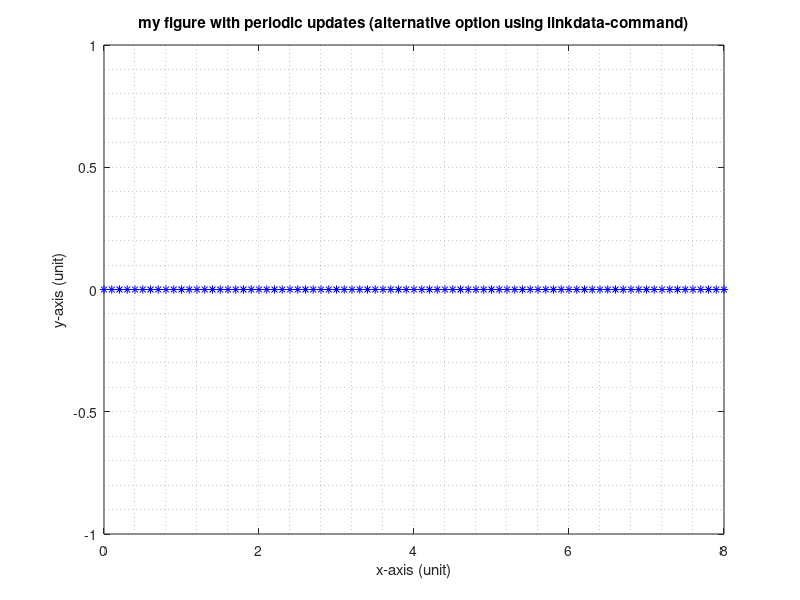

The MATLAB source for this figure: (Note: this script raises an error after producing the figure.)
%% Howto create figures
% 2024-09-02
%
% HTW Dresden, faculty of electrical engineering
% measurement engineering
% Prof. Matthias Henker
% ---------------------------------------------------------------------
% This is a simple sample script within a series of howto-files.
%
% This sample script is dealing with the creation of simple diagrams (in
% Matlab called figures). Matlab is very powerful and can create many
% different graphics. This a a very short introduction only.
%
%   - for further reading use 'help figure' or 'doc figure' as starting
%     point in the Matlab help
%   - or search for 'graphics' in the Matlab help
%
% here is list of some important keywords (Matlab commands)
%   - figure, plot
%
% just start this script (short cut 'F5') and get inspired

%% here we start

CleanMatlab = true; % true or false

% optionally clean Matlab
if CleanMatlab  % set to true/false to enable/disable cleaning
    clear;      % clear all variables from the workspace (see 'help clear')
    close all;  % close all figures
    clc;        % clear command window
end

% -------------------------------------------------------------------------
%% create a figure which will be updated in a loop (alternative option)

% procedure:
%  - initialize all data to plot with zeros (or something else)
%  - plot initial data and add labels and so on to beautify plot
%  - activate automatic update of graph on data change (linkdata)
%  - now the figure will update the plot when you modify your data
%  ==> Matlab will notice when your data has changed and update also your
%      plots

% NOTE: this alternative option is quite nice and very powerful but a bit
%       trickier to configure and not very fast

% define plot range
x  = (0 : 0.1 : 8);

% the actual y-values to plot are not known at the beginning
% we initialize all y-values as zeros
y = zeros(size(x));  % same size as your x-data

% at the beginning we initialize the figure window
fig2    = figure(2);
myplot2 = plot(x, y, ':b*');     % plot initial curve (all zeros)

% add labels, scale axes and so on
title(['my figure with periodic updates (alternative option ' ...
    'using linkdata-command)']);
xlabel('x-axis (unit)');
ylabel('y-axis (unit)');
xlim('auto');
ylim('auto');
grid minor;

% and now we turn on automatic update of graphs on data changes
myplot2(1).XDataSource = 'x';  % name of the variables holding the data
myplot2(1).YDataSource = 'y';
linkdata(fig2, 'on');

% now we run a loop over x-vector
for cnt = 1 : length(x)
    % we create an single value of y (e.g. a measurement value)
    % ==> here a random number from a normal distribution with
    %     a mean value 5 and standard deviation 0.5
    y(cnt) = 5 + 0.5*randn(1);
    
    % recommend an update of figure (Matlab decided when an update is done)
    refreshdata(fig2);
    
    % make a short pause (Matlab will use this pause to update figures
    % ==> otherwise update of figures will be postponed)
    pause(0.05); % 50ms are more than enough
end

% finally disable automatic update of graphs again
linkdata(fig2, 'off');

% -------------------------------------------------------------------------
%% this is the end

disp('Figure Test Done.');

return % end of file